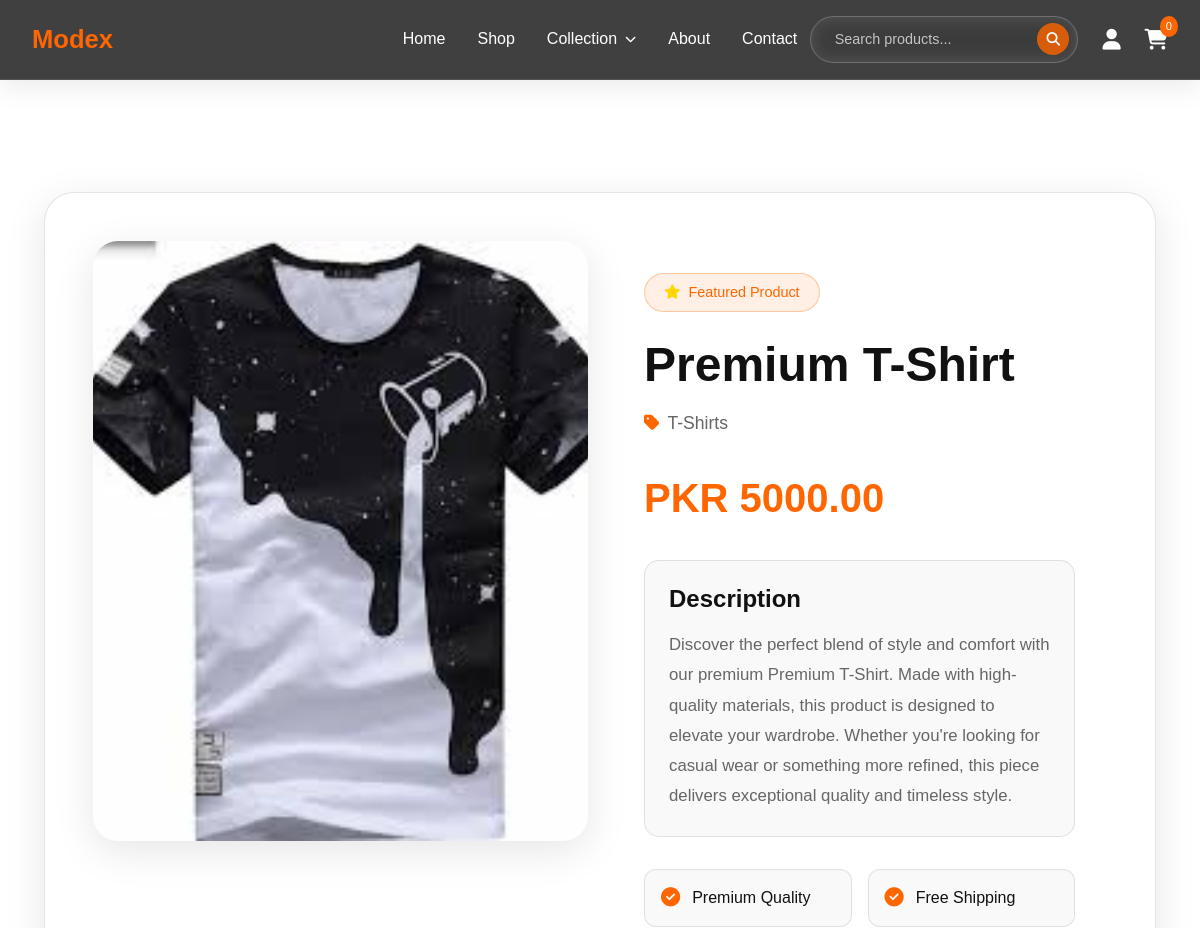
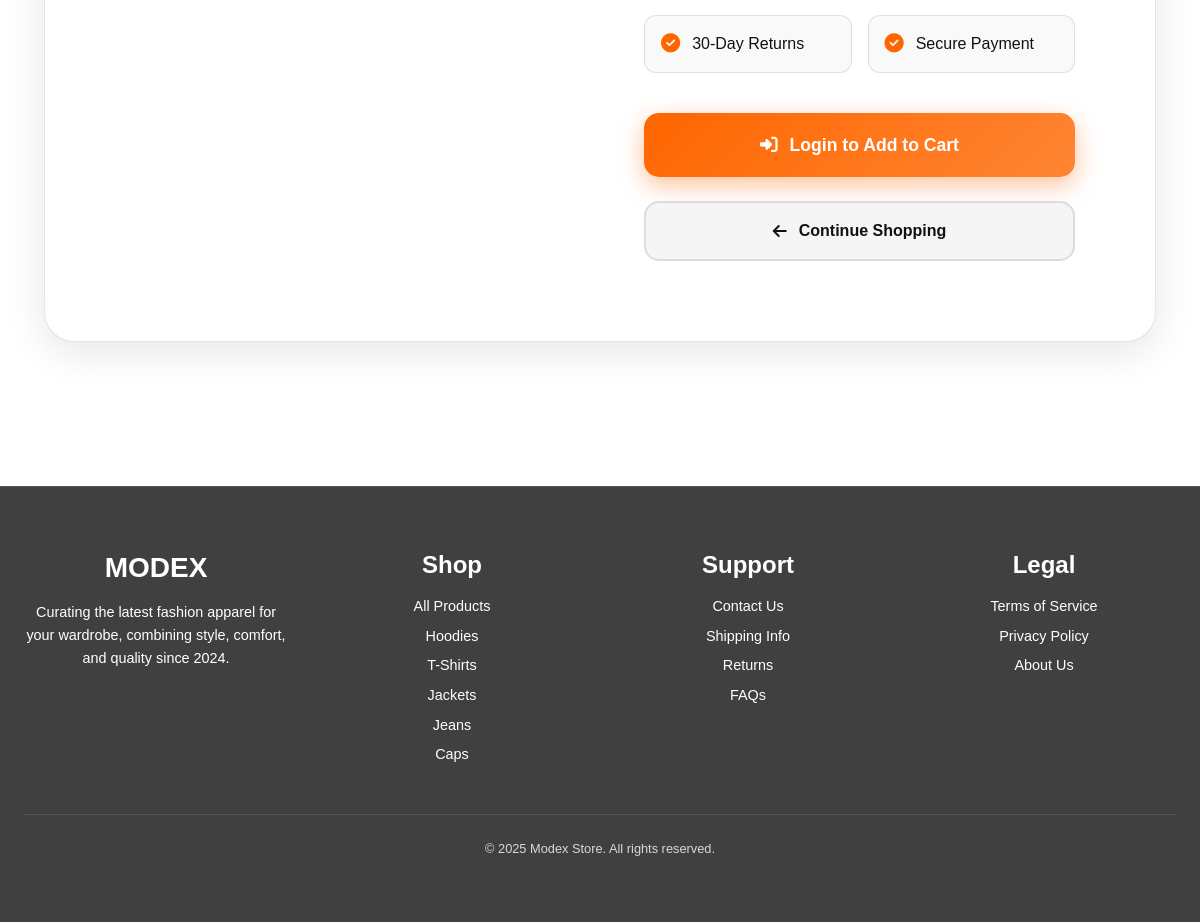
The app's page /product/2 with its own data (2 pictures, top to bottom).
### models.py (models this page shows)
class Product(db.Model):
    id = db.Column(db.Integer, primary_key=True)
    name = db.Column(db.String(100), nullable=False)
    price = db.Column(db.Float, nullable=False)
    image = db.Column(db.String(200), nullable=False)
    category = db.Column(db.String(50), nullable=False)
    cart_items = db.relationship('CartItem', backref='product', lazy=True)

### app.py (the view)
@app.route('/product/<int:product_id>')
def product_details(product_id):
    product = Product.query.get_or_404(product_id)
    return render_template('product_details.html', product=product)

### app.py (called while the page is built)
@app.context_processor
def inject_categories():
    try:
        categories = db.session.query(Product.category.distinct()).all()
        categories = [c[0] for c in categories if c[0]]
    except:
        categories = []
    return dict(all_categories=categories)

### templates/product_details.html (shortened to what this page needs)
{% extends 'base.html' %}
{% block content %}
  <section class="product-details-section">
    <div class="container py-5">
      <div class="product-details-wrapper">
        <div class="product-details-card">
          <div class="row g-4">
            <div class="col-lg-6">
              <div class="product-image-container">
                <img src="{{ url_for('static', filename='images/' + product.image) }}" alt="{{ product.name }}" class="product-main-image">
              </div>
            </div>
            <div class="col-lg-6">
              <div class="product-info-container">
                <div class="product-badge">
                  <i class="fas fa-star"></i>
                  <span>Featured Product</span>
                </div>
                <h1 class="product-name">{{ product.name }}</h1>
                <div class="product-category">
                  <i class="fas fa-tag"></i>
                  <span>{{ product.category }}</span>
                </div>
                <div class="product-price-section">
                  <span class="product-price">PKR {{ "%.2f"|format(product.price) }}</span>
                </div>
                <div class="product-description">
                  <h3>Description</h3>
                  <p>Discover the perfect blend of style and comfort with our premium {{ product.name }}. Made with high-quality materials, this product is designed to elevate your wardrobe. Whether you're looking for casual wear or something more refined, this piece delivers exceptional quality and timeless style.</p>
                </div>
                <div class="product-features">
                  <div class="feature-item">
                    <i class="fas fa-check-circle"></i>
                    <span>Premium Quality</span>
                  </div>
                  <div class="feature-item">
                    <i class="fas fa-check-circle"></i>
                    <span>Free Shipping</span>
                  </div>
                  <div class="feature-item">
                    <i class="fas fa-check-circle"></i>
                    <span>30-Day Returns</span>
                  </div>
                  <div class="feature-item">
                    <i class="fas fa-check-circle"></i>
                    <span>Secure Payment</span>
                  </div>
                </div>
                <div class="product-actions">
                  {% if current_user.is_authenticated %}
                  <form method="POST" action="{{ url_for('add_to_cart', product_id=product.id) }}" class="add-to-cart-form">
                    <button type="submit" class="btn-add-to-cart">
                      <i class="fas fa-shopping-cart"></i>
                      <span>Add to Cart</span>
                    </button>
                  </form>
                  <a href="{{ url_for('shop') }}" class="btn-continue-shopping">
                    <i class="fas fa-arrow-left"></i>
                    <span>Continue Shopping</span>
                  </a>
                  {% else %}
                  <a href="{{ url_for('login') }}" class="btn-add-to-cart">
                    <i class="fas fa-sign-in-alt"></i>
                    <span>Login to Add to Cart</span>
                  </a>
                  <a href="{{ url_for('shop') }}" class="btn-continue-shopping">
                    <i class="fas fa-arrow-left"></i>
                    <span>Continue Shopping</span>
                  </a>
                  {% endif %}
                </div>
              </div>
            </div>
          </div>
        </div>
      </div>
    </div>
  </section>
{% endblock %}

### static/css/style.css (style rules this page uses)
* { margin: 0; padding: 0; box-sizing: border-box; }
body { font-family: 'Poppins', sans-serif; background: #fff; color: #111; min-height: 100vh; position: relative; }
.product-price { color: #ff6600; font-size: 1.5rem; font-weight: 700; margin: 0; }
.product-category { color: #999; font-size: 0.9rem; margin-bottom: 0.5rem; text-transform: capitalize; }
.product-details-section { min-height: calc(100vh - 200px); padding: 4rem 2rem; background: #fff; position: relative; overflow: hidden; }
.product-details-wrapper { max-width: 1400px; margin: 0 auto; position: relative; z-index: 1; }
.product-details-card { background: #fff; border: 1px solid rgba(0, 0, 0, 0.1); border-radius: 30px; padding: 3rem; box-shadow: 0 10px 40px rgba(0, 0, 0, 0.1); position: relative; overflow: hidden; animation: slideInUp 0.8s ease-out; }
.product-image-container { position: relative; width: 100%; height: 600px; border-radius: 25px; overflow: hidden; background: #f5f5f5; box-shadow: 0 10px 40px rgba(0, 0, 0, 0.1); }
.product-main-image { width: 100%; height: 100%; object-fit: cover; transition: transform 0.5s ease; }
.product-info-container { padding: 2rem; color: #111; }
.product-badge { display: inline-flex; align-items: center; gap: 0.5rem; background: rgba(255, 102, 0, 0.1); border: 1px solid rgba(255, 102, 0, 0.3); padding: 0.5rem 1.2rem; border-radius: 50px; margin-bottom: 1.5rem; font-size: 0.9rem; color: #ff6600; font-weight: 500; }
.product-badge i { color: #ffd700; }
.product-name { font-size: 3rem; font-weight: 800; margin-bottom: 1rem; color: #111; line-height: 1.2; }
.product-category { display: flex; align-items: center; gap: 0.5rem; margin-bottom: 2rem; color: #666; font-size: 1.1rem; }
.product-category i { color: #ff6600; }
.product-price-section { margin-bottom: 2rem; }
.product-price { font-size: 2.5rem; font-weight: 700; color: #ff6600; }
.product-description { margin-bottom: 2rem; padding: 1.5rem; background: #f9f9f9; border-radius: 15px; border: 1px solid rgba(0, 0, 0, 0.1); }
.product-description h3 { font-size: 1.5rem; font-weight: 700; margin-bottom: 1rem; color: #111; }
.product-description p { color: #666; line-height: 1.8; font-size: 1.05rem; margin: 0; }
.product-features { display: grid; grid-template-columns: repeat(2, 1fr); gap: 1rem; margin-bottom: 2.5rem; }
.feature-item { display: flex; align-items: center; gap: 0.75rem; padding: 1rem; background: #f9f9f9; border-radius: 12px; border: 1px solid rgba(0, 0, 0, 0.1); transition: all 0.3s ease; }
.feature-item i { color: #ff6600; font-size: 1.2rem; }
.feature-item span { color: #111; font-weight: 500; }
.product-actions { display: flex; gap: 1.5rem; flex-wrap: wrap; }
.btn-add-to-cart { width: 100%; background: linear-gradient(135deg, #ff6600 0%, #ff8533 100%); border: none; color: #fff; padding: 1.2rem 2.5rem; border-radius: 15px; font-weight: 600; font-size: 1.1rem; cursor: pointer; transition: all 0.3s ease; box-shadow: 0 8px 25px rgba(255, 102, 0, 0.4); display: flex; align-items: center; justify-content: center; gap: 0.75rem; text-decoration: none; }
.btn-continue-shopping { flex: 1; min-width: 200px; background: #fff; border: 2px solid rgba(0, 0, 0, 0.2); color: #111; padding: 1.2rem 2.5rem; border-radius: 15px; font-weight: 600; font-size: 1.1rem; cursor: pointer; transition: all 0.3s ease; display: flex; align-items: center; justify-content: center; gap: 0.75rem; text-decoration: none; }
.btn-continue-shopping { background: #f5f5f5; border: 2px solid rgba(0, 0, 0, 0.1); color: #111; padding: 1rem 2rem; border-radius: 15px; font-weight: 600; font-size: 1rem; cursor: pointer; transition: all 0.3s ease; display: flex; align-items: center; justify-content: center; gap: 0.75rem; text-decoration: none; }

### records on screen
Product: image (picture), name "Premium T-Shirt", category "T-Shirts", price "5000.00"

### other values on screen
{{ category }} "Hoodies" "T-Shirts" "Jackets" "Jeans" "Caps"
